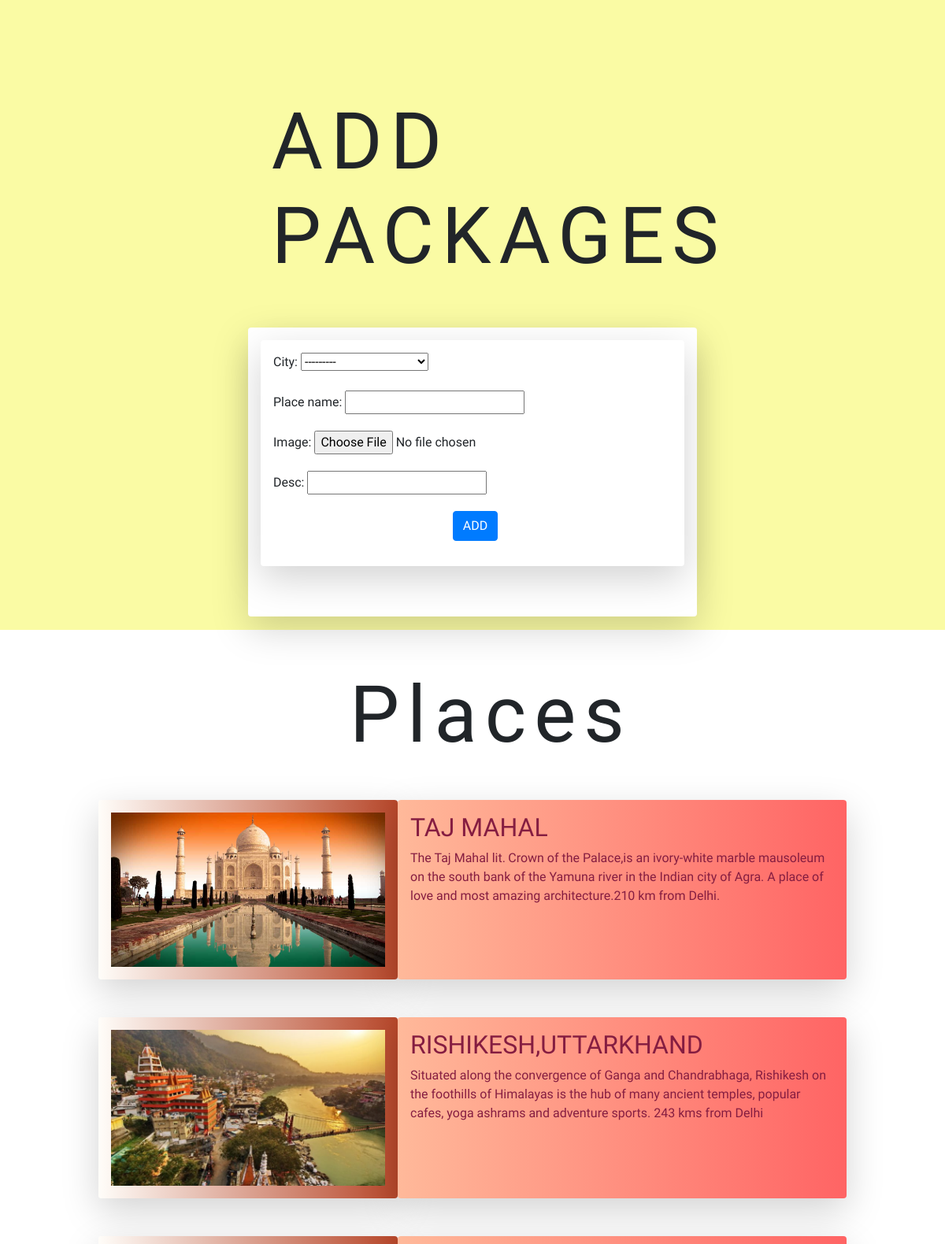
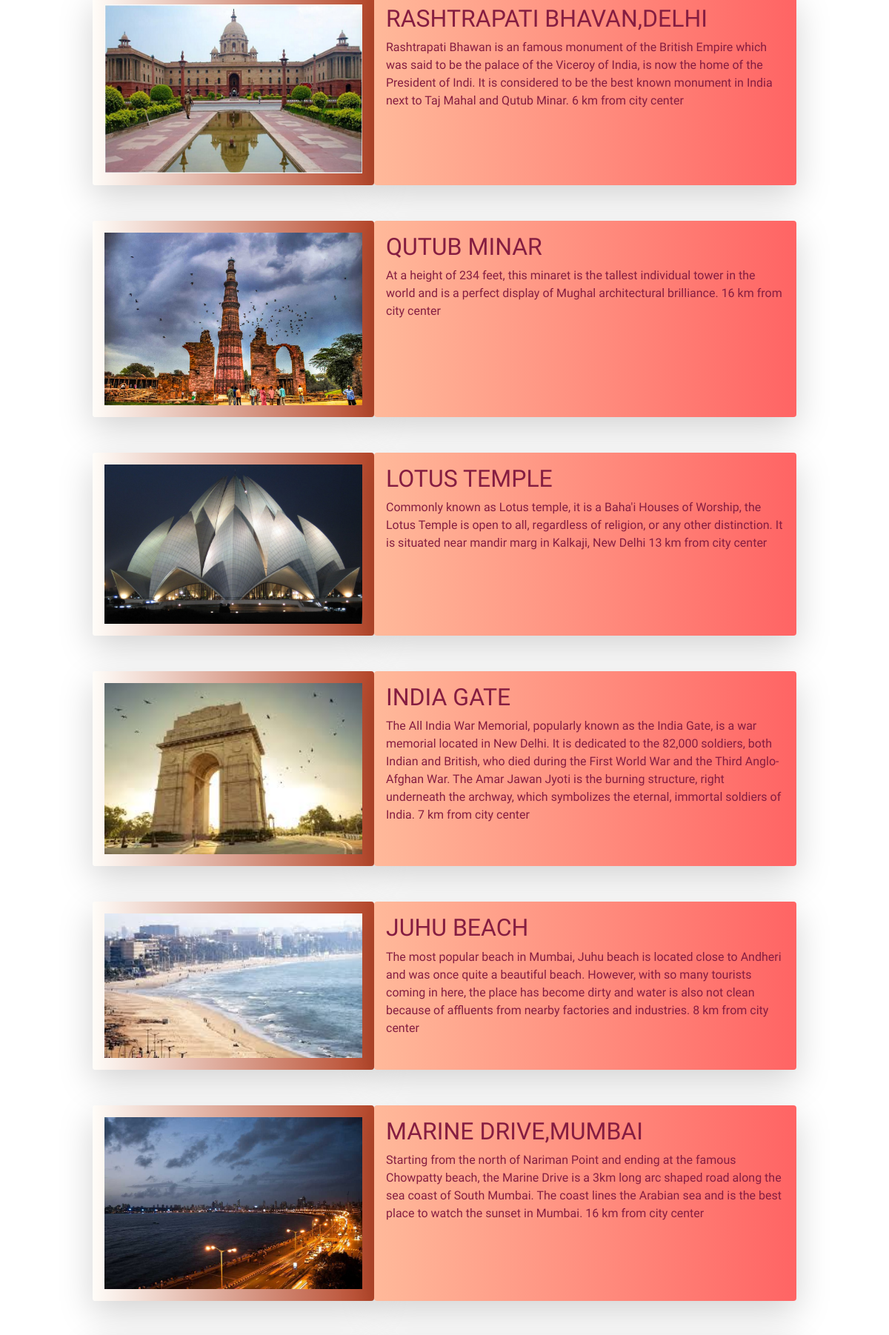
Screenshot of /add_famous/ (signed in, upper part) with the database file from the repository (2 pictures, top to bottom).
### travelapp/models.py (models this page shows, shortened)
class City(models.Model):
    city = models.CharField(max_length=200)
    bestlink = models.CharField(max_length=200)
    weekgetlinks = models.CharField(max_length=200)
    def __str__(self):
        return self.city

class Famous(models.Model):
    city = models.ForeignKey(City,on_delete=models.CASCADE)
    place_name = models.CharField(max_length=200)
    image = models.ImageField(null=True,upload_to='img/')
    desc = models.CharField(max_length=500)

### travelapp/views.py (the view)
# urls.py: path('add_famous/',views.add_famous,name="add_famous"),
@user_passes_test(lambda u: u.is_staff, login_url='add_famous')
def add_famous(request):
    if request.method == 'POST':
        form = FamousForm(request.POST, request.FILES)
        if form.is_valid():
            form.save()
            return redirect('home')  # Change 'index' to the appropriate URL or view name after form submission
    else:
        form = FamousForm()
    Famplace = Famous.objects.all()  # You may want to fetch existing data to display on the template
    return render(request, 'add_places.html', {'form': form, 'Famplace': Famplace})

### travelapp/forms.py
class FamousForm(forms.ModelForm):
    class Meta:
        model = Famous
        fields = ['city', 'place_name', 'image', 'desc']

### templates/add_places.html (shortened to what this page needs)
{% extends 'index.html' %}
{% block content %}
<div class="fd">
  <br><br><br><br><br>
<div class="container form">
  <h1 class="tr">ADD PACKAGES</h1>
  <br><br>
  <div class="row">
    <div class="col-md-3"></div>
    <div class="col-md-6 shadow-lg p-3 mb-5 bg-white rounded">
      <div class="col shadow-lg p-3 mb-5 bg-white rounded">
        <form class="form-group" action="{% url 'add_famous' %}" method="POST" enctype="multipart/form-data">
            {{ form.as_p }}
            <button class="btn btn-primary" type="submit">ADD</button>
        </form>
    </div>
</div>
  <div class="col-md-3"></div>
</div>
</div>
</div><br><br>
<h2 class="trr">Places</h2>
<div class="container">
{% for k in Famplace %}
<div class="row mt-5 mb-5 fly-box">
  <div class="col-md-1"></div>
  <div class="col-md-4 shadow-lg p-3 rounded p-box">
    <img class="p-img" src="/media/{{ k.image }}" alt="image">
  </div>
  <div class="col-md-6 shadow-lg p-3 desc rounded">
    <h2>{{k.place_name}}</h2>
    <p>{{k.desc}}</p>
  </div>
</div>
{% endfor %}
</div>
{% endblock %}

### static/css/styleone.css (style rules this page uses)
.fd { height: 100vh; width: 100%; background: #fafba4; }
.btn { margin-left: 45%; }
.tr { font-family: 'Spicy Rice'; font-size: 100px; margin-left: 27%; letter-spacing: 10px; }
.trr { font-family: 'Spicy Rice'; font-size: 100px; margin-left: 37%; letter-spacing: 10px; }
.p-img { width: 100%; height: 100%; }
.p-box { background: linear-gradient(to right,#fffdf9,#b7472a); }
.desc { font-family: 'Fredoka One'; background: linear-gradient(to right,#ffb99a,#ff6464); color: #851d41 ; z-index: 0; }

### static/css/style.css (style rules this page uses)
html,body { font-family: 'Viga'; }

### rows the page displays
City: city "---------"
Famous: image (picture), place_name "TAJ MAHAL", desc "The Taj Mahal lit. Crown of the Palace,is an ivory-white marble mausoleum on the south bank of the Yamuna river in the Indian city of Agra. A place of love and most amazing architecture.210 km from Delhi."
Famous: image (picture), place_name "RISHIKESH,UTTARKHAND", desc "Situated along the convergence of Ganga and Chandrabhaga, Rishikesh on the foothills of Himalayas is the hub of many ancient temples, popular cafes, yoga ashrams and adventure sports. 243 kms from Delhi"
Famous: image (picture), place_name "RASHTRAPATI BHAVAN,DELHI", desc "Rashtrapati Bhawan is an famous monument of the British Empire which was said to be the palace of the Viceroy of India, is now the home of the President of Indi. It is considered to be the best known monument in India next to Taj Mahal and Qutub Minar. 6 km from city center"
Famous: image (picture), place_name "QUTUB MINAR", desc "At a height of 234 feet, this minaret is the tallest individual tower in the world and is a perfect display of Mughal architectural brilliance. 16 km from city center"
Famous: image (picture), place_name "LOTUS TEMPLE", desc "Commonly known as Lotus temple, it is a Baha'i Houses of Worship, the Lotus Temple is open to all, regardless of religion, or any other distinction. It is situated near mandir marg in Kalkaji, New Delhi 13 km from city center"
Famous: image (picture), place_name "INDIA GATE", desc "The All India War Memorial, popularly known as the India Gate, is a war memorial located in New Delhi. It is dedicated to the 82,000 soldiers, both Indian and British, who died during the First World War and the Third Anglo-Afghan War. The Amar Jawan Jyoti is the burning structure, right underneath the archway, which symbolizes the eternal, immortal soldiers of India. 7 km from city center"
Famous: image (picture), place_name "JUHU BEACH", desc "The most popular beach in Mumbai, Juhu beach is located close to Andheri and was once quite a beautiful beach. However, with so many tourists coming in here, the place has become dirty and water is also not clean because of affluents from nearby factories and industries. 8 km from city center"
Famous: image (picture), place_name "MARINE DRIVE,MUMBAI", desc "Starting from the north of Nariman Point and ending at the famous Chowpatty beach, the Marine Drive is a 3km long arc shaped road along the sea coast of South Mumbai. The coast lines the Arabian sea and is the best place to watch the sunset in Mumbai. 16 km from city center"
